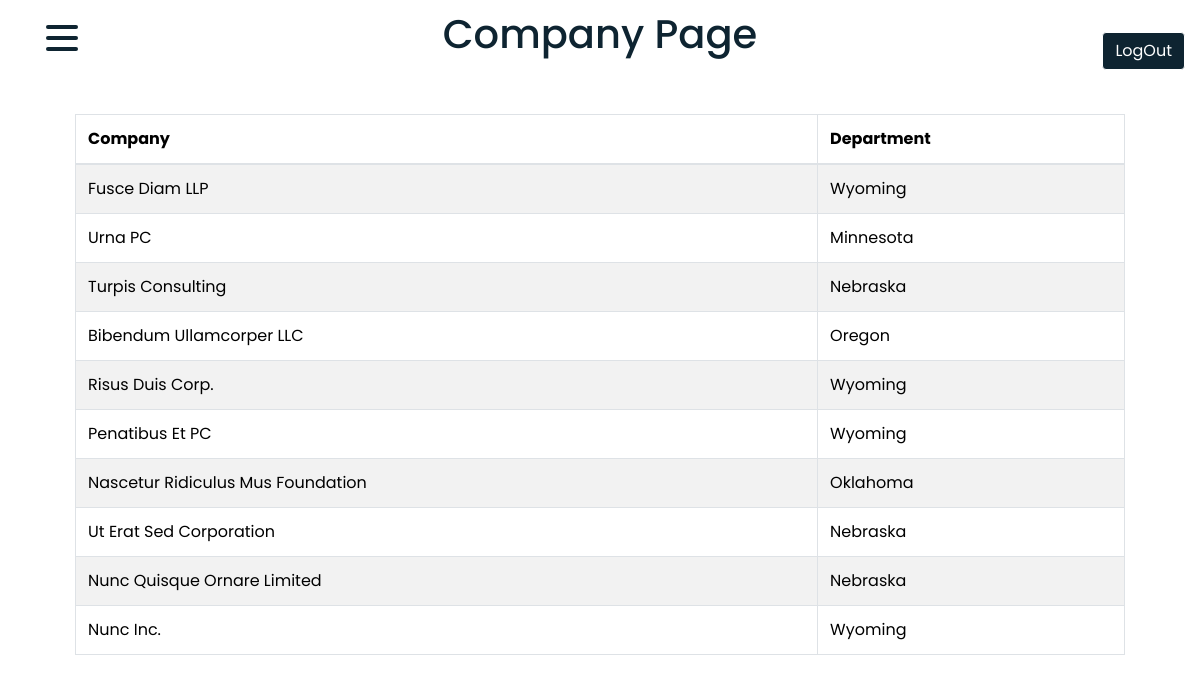
The page /Pages/InfoForDirector/company.php (signed in) on the database its author committed.
### tables this page shows
CREATE TABLE `company` (
  `id` mediumint(8) unsigned NOT NULL auto_increment,
  `company` varchar(55),
  `department_id` mediumint default NULL,
  PRIMARY KEY (`id`)
) AUTO_INCREMENT=1;

CREATE TABLE `department` (
  `id` mediumint(8) unsigned NOT NULL auto_increment,
  `department` varchar(50) default NULL,
  PRIMARY KEY (`id`)
) AUTO_INCREMENT=1;

### Pages/InfoForDirector/company.php (the view, shortened to what this page needs)
<?php
    require_once '../../SQL_connect/connect_db.php';
?>
<!DOCTYPE html>
<html lang="en">
<head>
    <link href="https://cdn.jsdelivr.net/npm/bootstrap@5.3.2/dist/css/bootstrap.min.css" rel="stylesheet">
    <link rel="stylesheet" href="https://stackpath.bootstrapcdn.com/bootstrap/4.5.0/css/bootstrap.min.css">
    <link rel="stylesheet" href="https://maxcdn.bootstrapcdn.com/font-awesome/4.7.0/css/font-awesome.min.css">
    <link rel="stylesheet" href="../../css/resp_director.css">
    <link rel="stylesheet" href="../../css/director.css">
</head>
<body>
    <a href="index.php?logout" class="btn btn-primary position-absolute end-1 logout">LogOut</a>
    <h1><a href="" class="text-decoration-none h1">Company Page</a></h1>
    <nav>
      <div class="navbar">
        <div class="container nav-container">
            <div class="hamburger-lines">
              <span class="line line1"></span>
              <span class="line line2"></span>
              <span class="line line3"></span>
            </div>
        </div>
      </div>
    </nav>
    <div class="container">
    <div class="table-responsive">
        <div class="table-wrapper">
            <table class="table table-striped table-hover table-bordered">
            <thead>
                <tr>
                    <th>Company</th>
                    <th>Department</th>
                </tr>
            </thead>
            <tbody>
                <?php
                    $sql = "SELECT c.company,d.department FROM company as c JOIN department as d ON c.department_id = d.id;";
                    $result = mysqli_query($conn, $sql);
                    while($row = mysqli_fetch_assoc($result)) {
                        ?>
                            <tr>
                                <td><?= $row['company'] ?></td>
                                <td><?= $row['department'] ?></td>
                            </tr>
                        <?php
                    }
                ?>
            </tbody>
    </table>
        </div>
    </div>
</div>
</body>
</html>

### css/director.css (style rules this page uses)
* { margin: 0; padding: 0; box-sizing: border-box; }
body { font-family: "Poppins", sans-serif; }
h1 { text-align: center; margin-top: 10px; }
.table-responsive { overflow: hidden; }
.table-wrapper { display: flex; flex-direction: column; gap: 1em; margin: 3em 0; }
.btn { border: 1px solid; }
.container { max-width: 1150px; width: 90%; margin: auto; }
.navbar { width: 100%; }
.nav-container { display: flex; justify-content: space-between; align-items: center; height: 62px; }
.nav-container { display: block; position: relative; height: 60px; }
.nav-container .hamburger-lines { display: block; height: 26px; width: 32px; position: absolute; top: 17px; left: 20px; z-index: 2; display: flex; flex-direction: column; justify-content: space-between; }
.nav-container .hamburger-lines .line { display: block; height: 4px; width: 100%; border-radius: 10px; background: #0e2431; }
.nav-container .hamburger-lines .line1 { transform-origin: 0% 0%; transition: transform 0.4s ease-in-out; }
.nav-container .hamburger-lines .line2 { transition: transform 0.2s ease-in-out; }
.nav-container .hamburger-lines .line3 { transform-origin: 0% 100%; transition: transform 0.4s ease-in-out; }
nav { width: 15em; position: absolute; top: 0; }
.logout { background-color: #0e2431; right: 15px; top: 2em; }
.h1 { color: #0e2431; }

### rows shown on the page
company: company "Fusce Diam LLP", department.department "Wyoming"
company: company "Urna PC", department.department "Minnesota"
company: company "Turpis Consulting", department.department "Nebraska"
company: company "Bibendum Ullamcorper LLC", department.department "Oregon"
company: company "Risus Duis Corp.", department.department "Wyoming"
company: company "Penatibus Et PC", department.department "Wyoming"
company: company "Nascetur Ridiculus Mus Foundation", department.department "Oklahoma"
company: company "Ut Erat Sed Corporation", department.department "Nebraska"
company: company "Nunc Quisque Ornare Limited", department.department "Nebraska"
company: company "Nunc Inc.", department.department "Wyoming"
